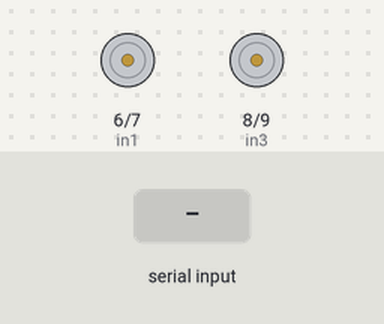
A sketch run on a simulated Arduino Uno, built with avr-gcc and run on an emulated ATmega328P. Shown: motor-driver pin pairs drawn as motors (green arrow = first pin HIGH = forward, orange = second pin HIGH = backward, longer = more drive, scaled by the enable pin). The test bench sets the inputs (shaded band).

Above: at 1.2 s.
1.3 s: "FORWARD\n" received over Serial
At 2.0 s:
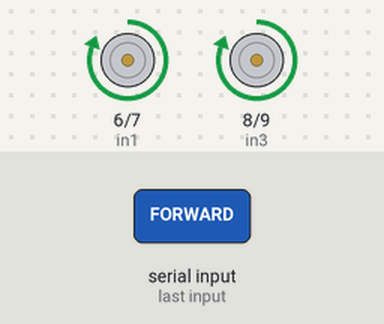
2.8 s: "STOP\n" received over Serial
At 4.0 s:
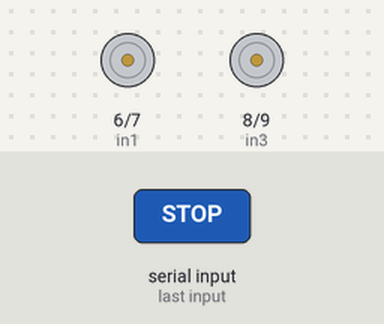
4.3 s: "BACKWARD\n" received over Serial
At 5.5 s:
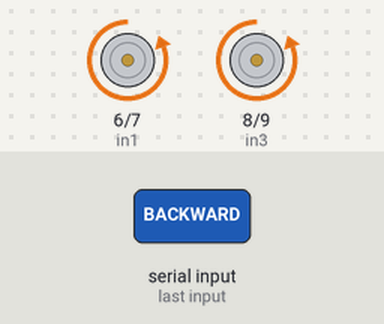
5.8 s: "TURN_RIGHT\n" received over Serial
At 6.7 s:
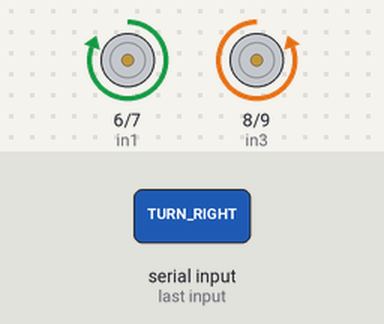
7.3 s: "TURN_LEFT\n" received over Serial
At 7.8 s:
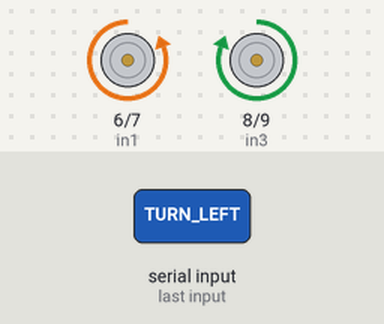
Timing chart, 0 to 9.8 s (numbered marks = the images above; inputs shaded):
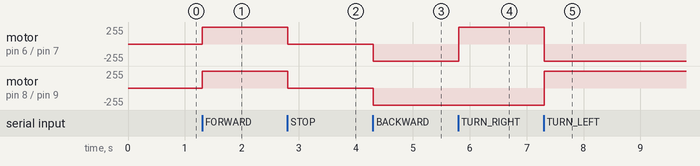

The sketch:

arduino.ino
```cpp
// MOTOR1 PINS
int ena = 5;
int in1 = 6;
int in2 = 7;
int in3 = 8;
int in4 = 9;
int enb = 10;

void setup() {
  Serial.begin(9600);

  pinMode(ena, OUTPUT);
  pinMode(in1, OUTPUT);
  pinMode(in2, OUTPUT);
  pinMode(enb, OUTPUT);
  pinMode(in3, OUTPUT);
  pinMode(in4, OUTPUT);

  stopMotors(); // Ensure motors are stopped at startup
}

void loop() {
  if (Serial.available() > 0) {
    String input = Serial.readStringUntil('\n');

    if (input == "FORWARD") {
      moveForward();
    } else if (input == "STOP") {
      stopMotors();
    } else if (input == "BACKWARD") {
      moveBackward();
    } else if (input == "TURN_RIGHT") {
      turnRight();
    } else if (input == "TURN_LEFT") {
      turnLeft();
    }
  }
}

void moveForward() {
  // Start Motor A and B (Clockwise)
  digitalWrite(in1, HIGH);
  digitalWrite(in2, LOW);
  analogWrite(ena, 255);

  digitalWrite(in3, HIGH);
  digitalWrite(in4, LOW);
  analogWrite(enb, 255);
}

void moveBackward() {
  // Start Motor A and B (Counter-Clockwise)
  digitalWrite(in1, LOW);
  digitalWrite(in2, HIGH);
  analogWrite(ena, 255);

  digitalWrite(in3, LOW);
  digitalWrite(in4, HIGH);
  analogWrite(enb, 255);
}

void turnRight() {
  // Motor A CW and Motor B CCW
  digitalWrite(in1, HIGH);
  digitalWrite(in2, LOW);
  analogWrite(ena, 255);

  digitalWrite(in3, LOW);
  digitalWrite(in4, HIGH);
  analogWrite(enb, 255);
}

void turnLeft() {
  // Motor A CWW and Motor B CW
  digitalWrite(in1, LOW);
  digitalWrite(in2, HIGH);
  analogWrite(ena, 255);

  digitalWrite(in3, HIGH);
  digitalWrite(in4, LOW);
  analogWrite(enb, 255);
}

void stopMotors() {
  digitalWrite(in1, LOW);
  digitalWrite(in2, LOW);
  digitalWrite(in3, LOW);
  digitalWrite(in4, LOW);
}
```

Measured:
- after the input at 1.3 s, motor on pin 6 (in1) / pin 7 (in2), motor on pin 8 (in3) / pin 9 (in4): stopped → forward 255/255 at once
- after the input at 2.8 s, motor on pin 6 (in1) / pin 7 (in2), motor on pin 8 (in3) / pin 9 (in4): forward 255/255 → stopped at once
- after the input at 4.3 s, motor on pin 6 (in1) / pin 7 (in2), motor on pin 8 (in3) / pin 9 (in4): stopped → backward 255/255 at once
- after the input at 5.8 s, motor on pin 6 (in1) / pin 7 (in2): backward 255/255 → forward 255/255 at once
- after the input at 7.3 s, motor on pin 6 (in1) / pin 7 (in2): forward 255/255 → backward 255/255 at once; motor on pin 8 (in3) / pin 9 (in4): backward 255/255 → forward 255/255 at once
